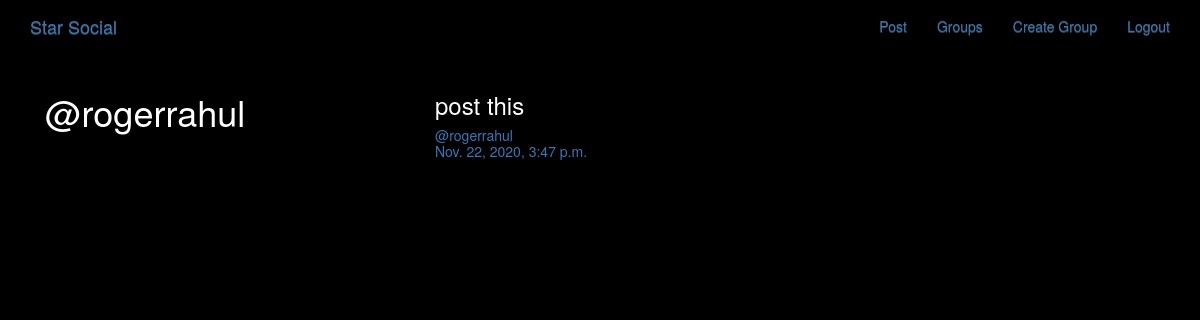
/posts/by/rogerrahul/ (signed in), run on the app's committed database.
### posts/models.py (models this page shows, shortened)
class Post(models.Model):
    user = models.ForeignKey(
        User, on_delete=models.CASCADE, related_name='posts')
    created_at = models.DateTimeField(auto_now=True)
    message = models.TextField()
    message_html = models.SlugField(editable=False)
    group = models.ForeignKey(
        Group, on_delete=models.CASCADE, related_name='posts', null=True, blank=True)
    class Meta:
        ordering = ['-created_at']
        unique_together = ('user', 'message')

### posts/views.py (the view)
# urls.py: path('by/<username>/', views.UserPosts.as_view(), name='for_user'),
class UserPosts(generic.ListView):
    model = models.Post
    template_name = 'posts/user_post_list.html'
    def get_queryset(self):
        try:
            self.post_user = User.objects.prefetch_related('posts').get(
                username__iexact=self.kwargs.get('username'))
        except User.DoesNotExiist:
            raise Http404
        else:
            return self.post_user.posts.all()
    def get_context_data(self, **kwargs):
        context = super().get_context_data(**kwargs)
        context['post_user'] = self.post_user
        return context

### posts/templates/posts/user_post_list.html
{% extends 'posts/post_base.html' %}
{% block pre_post %}
<div class="col-md-4">
    <h1>@{{post_user.username}}</h1>
</div>
{% endblock pre_post %}
{% block post_content %}
<div class="col-md-8">
    {% for post in post_list %}
    {% include 'posts/_post.html' %}
    {% endfor %}
</div>
{% endblock post_content %}

### posts/templates/posts/_post.html (shortened to what this page needs)
<div class="post media">
    <h3>{{post.message_html|safe}}</h3>
    <div class="media-body">
        <h5 class="media-heading">
            <span class="username">
                <a href="{% url 'posts:for_user' username=post.user.username %}">@{{post.user.username}}</a>
            </span><br>
            <time class="time">
                <a href="{% url 'posts:single' username=post.user.username pk=post.pk %}">{{post.created_at}}</a>
            </time>
        </h5>
    </div>
</div>

### static/simplesocial/css/master.css (style rules this page uses)
body { margin: 0; overflow: hidden; background-color: black; color:white; }

### data on the page
Post: message_html "post this", user.username "rogerrahul", created_at "Nov. 22, 2020, 3:47 p.m."

### other printed values
{{ post_user.username }} "rogerrahul"
